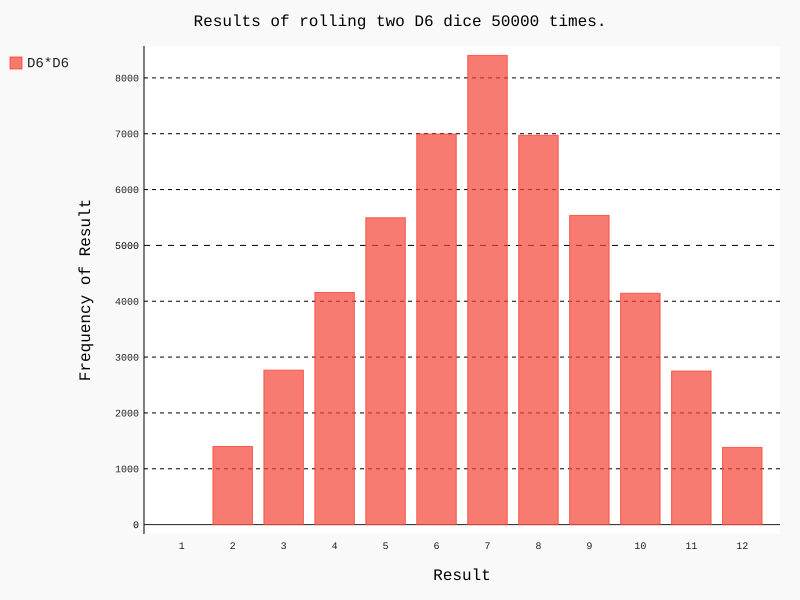

Generate this figure with Python:
import pygal
from die import Die

# Create a D6.
die_1 = Die()
die_2 = Die()


# Make some rolls, and store results in a list.
results = [die_1.roll() + die_2.roll() for _ in range(50000)]

# Analyze the results using list comprehensions.
max_result = die_1.num_sides + die_2.num_sides
frequencies = [results.count(value) for value in range(1, max_result + 1)]

# Visualize the results.
hist = pygal.Bar()

hist.title = "Results of rolling two D6 dice 50000 times."
# Use list comprehension to automatically generate x_labels.
hist.x_labels = [str(value) for value in range(1, max_result + 1)]
hist.x_title = "Result"
hist.y_title = "Frequency of Result"

hist.add('D6*D6', frequencies)
hist.render_to_file('die_visual.svg')
